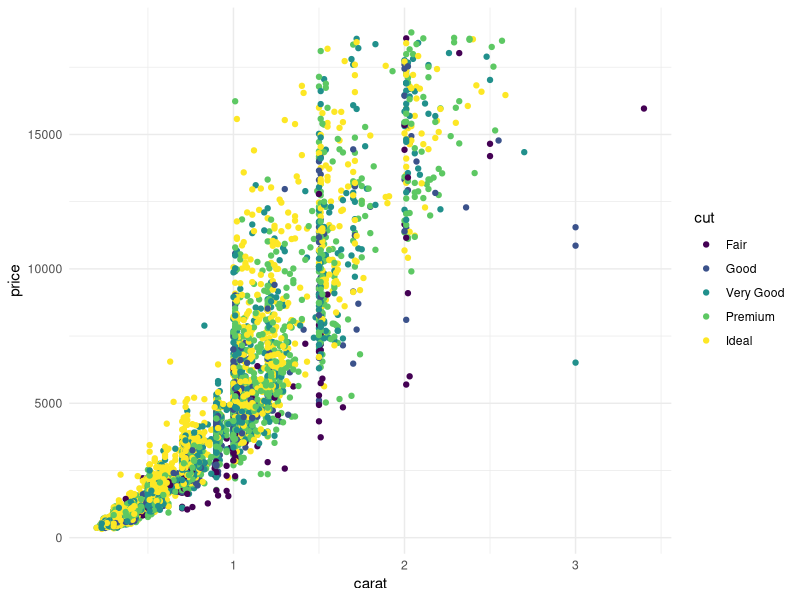
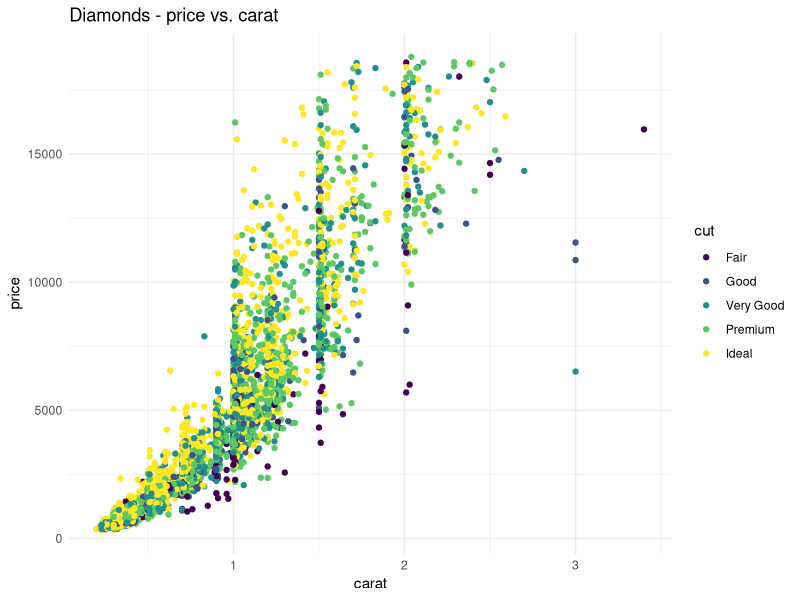
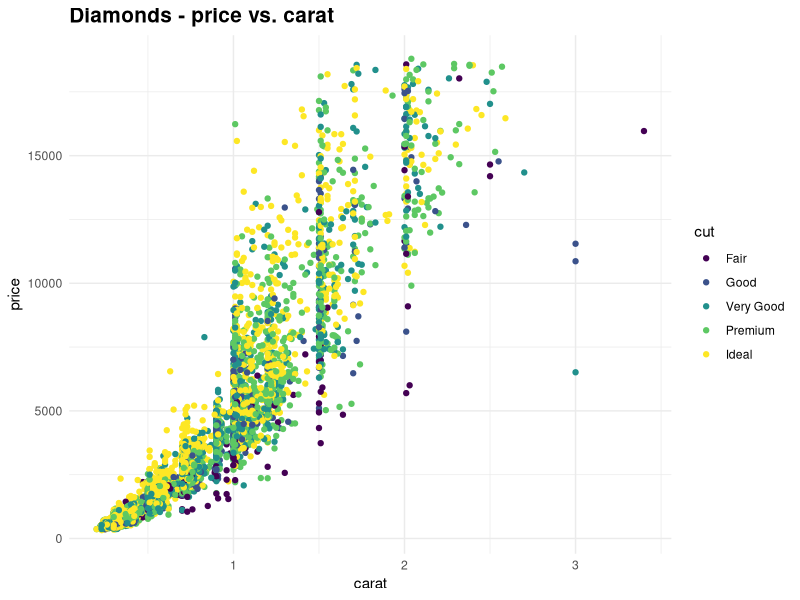
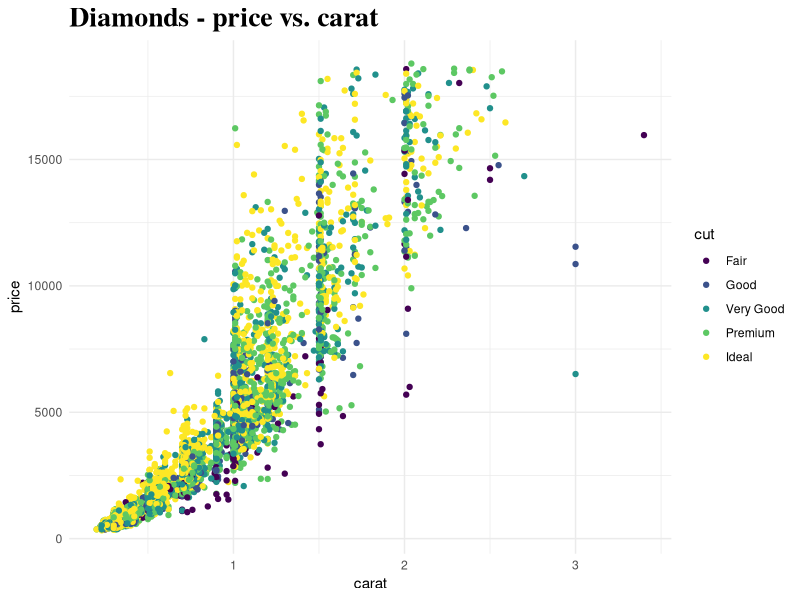
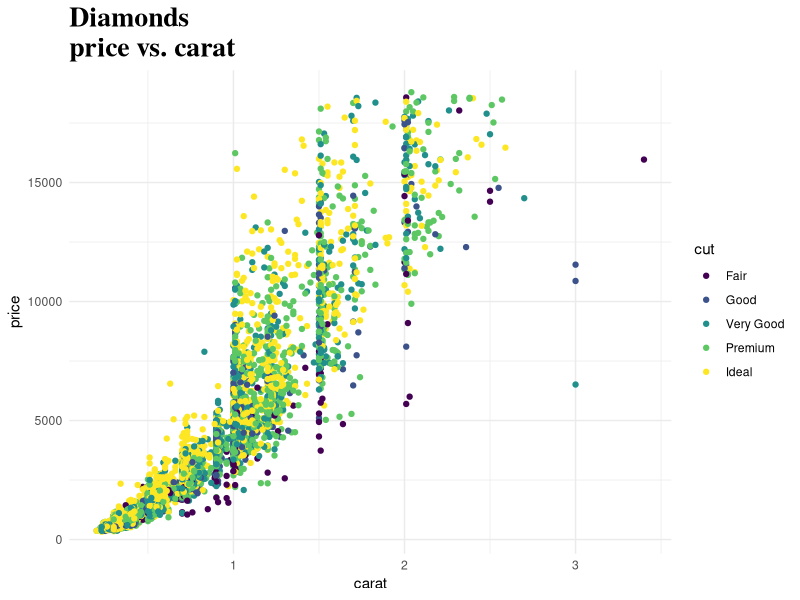
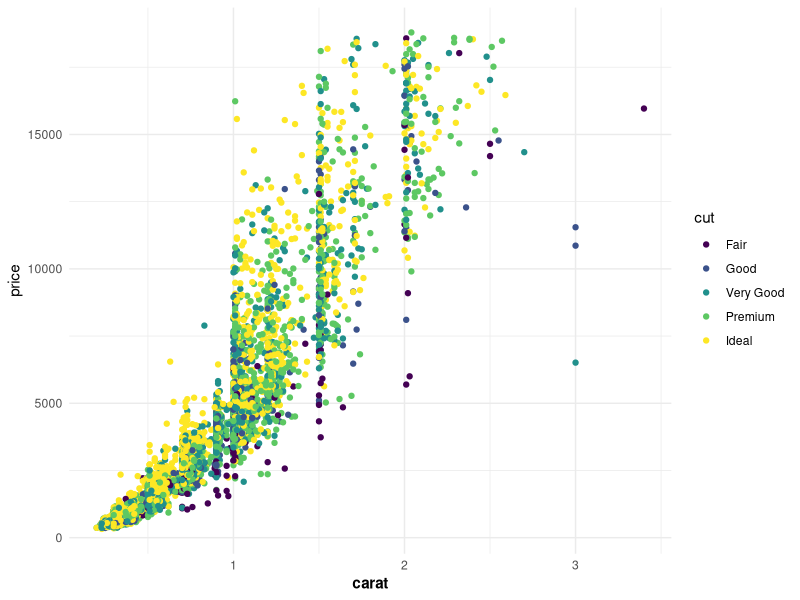
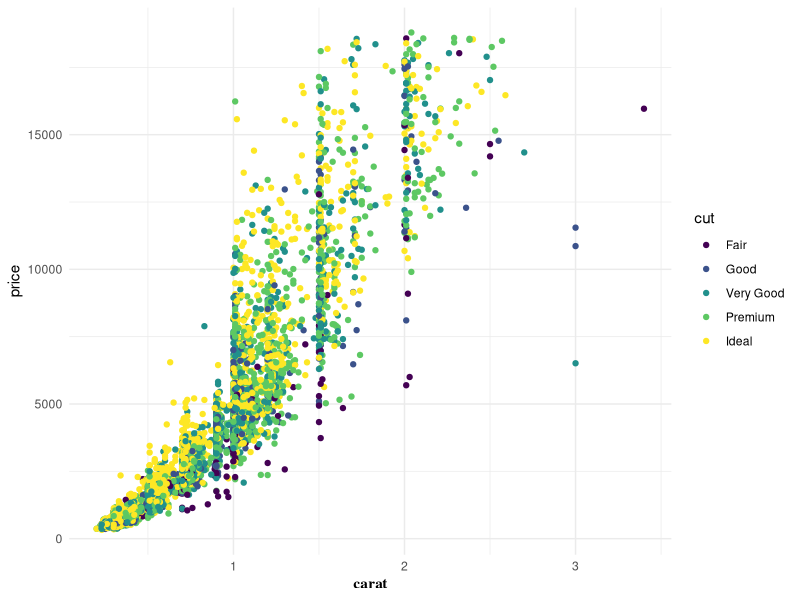
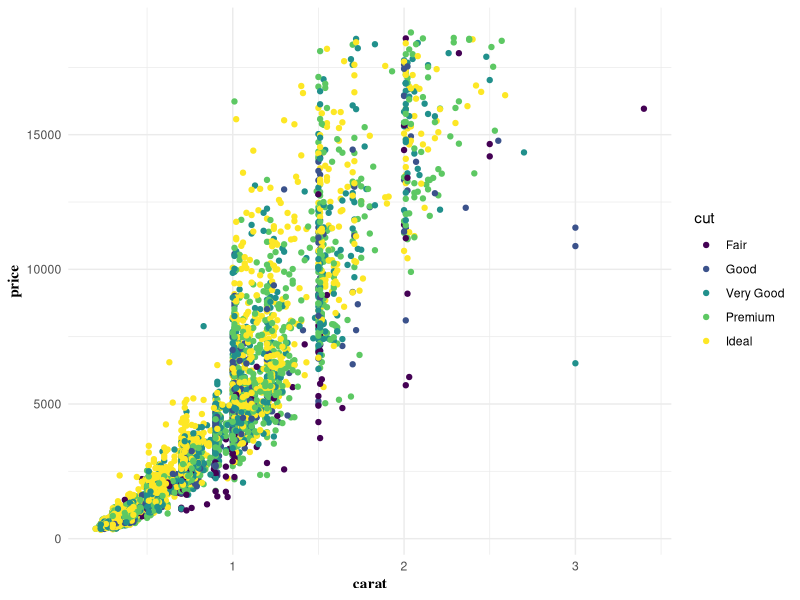

The R script that drew these images, in order:
## ---- chunk 1
knitr::opts_chunk$set(echo = TRUE, warning = F, message = F)
## ---- chunk 2
library(dplyr)
library(ggplot2)
data <- diamonds %>% sample_n(5000)
data %>% summary
## ---- chunk 3
#Tạo theme
theme_set(theme_minimal())

p <- ggplot(data, aes(x=carat, y = price)) +
  geom_point(aes(col=cut))
p

#Bước 2: Tạo thêm "layer" cho phép tùy chỉnh các thành phần trong biểu đồ
#Sử dụng layer "theme" để tùy chỉnh

#Bước 2.1: Tạo biểu đồ có title & subtitle
p1 <- p + 
  labs(title = "Diamonds - price vs. carat")
p1
## ---- chunk 4
p1 + 
  theme(plot.title = element_text(size = 15, face = "bold"))
## ---- chunk 5
#library(extrafont)
p1 + 
  theme(plot.title = element_text(size = 20, 
                                  face = "bold", 
                                  family = "serif"))
## ---- chunk 6
p + 
  ggtitle("Diamonds \nprice vs. carat") + 
  theme(plot.title = element_text(size = 20, 
                                  face = "bold", 
                                  family = "serif"))

## ---- chunk 7
p + 
  theme(axis.title.x = element_text(size = 11, 
                                    face = "bold"))
## ---- chunk 8
p + 
  theme(axis.title.x = element_text(family = "serif", 
                                    face = "bold"))
## ---- chunk 9

p + 
  theme(axis.title = element_text(family = "serif", 
                                      face = "bold"))
## ---- chunk 10
p + 
  theme(axis.text.x = element_text(size = 13, face = "italic"))
## ---- chunk 11
p + 
  theme(axis.text.x = element_text(size = 13, angle = 45))
## ---- chunk 12
p + 
  theme(axis.text = element_text(size = 13, angle = 45))
## ---- chunk 13
p + theme(legend.position = "none")
## ---- chunk 14
p + theme(legend.title = element_blank())
## ---- chunk 15
p + 
  theme(legend.title = element_text(size = 14, 
                                    face = "bold", 
                                    color = "red"))
## ---- chunk 16
p + scale_colour_discrete(name = "Type of diamonds")
## ---- chunk 17
p + 
  theme(legend.text = element_text(size =12, 
                                   face = "bold", 
                                   family = "serif"))
## ---- chunk 18
p + 
  scale_color_manual(values = c("darkred", "darkblue", "violet", "darkgreen", "orange"))
## ---- chunk 19
#Sử dụng Brewer
p + 
  scale_colour_brewer(palette = "Set1")

#Sử dụng bảng màu của Tableau
library(ggthemes)
p + 
  scale_colour_tableau() + 
  theme_tufte()
## ---- chunk 20
# Tạo biểu đồ gốc
p <- ggplot(data, aes(x = carat, y = price)) +
  geom_point(aes(col=price))
p
## ---- chunk 21
p + scale_color_gradient(low = "darkblue", high = "darkred")
## ---- chunk 22
p + scale_color_gradient2(midpoint = mean(data$price), 
                          low = "blue4", 
                          mid = "white", 
                          high = "red4")
